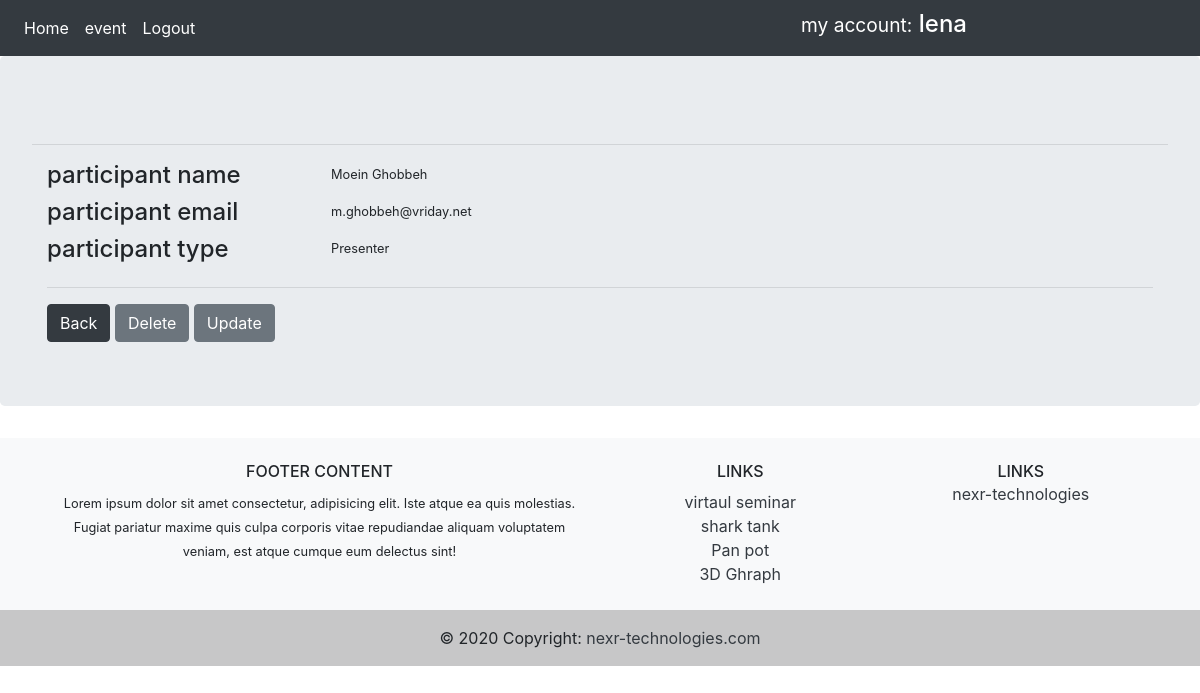
/participantDetail/1/1 (signed in), run on the app's committed database.
### app/models.py (models this page shows, shortened)
class User(db.Model, UserMixin):
    id = db.Column(db.Integer, primary_key=True)
    username = db.Column(db.String(30), unique=True, nullable=False)
    email = db.Column(db.String(60), unique=True, nullable=False)
    password = db.Column(db.String(60), nullable=False)
    events = db.relationship('Event', backref='eventowner', lazy=True)
    roles = db.relationship('Role', backref='roleuser', lazy=True)

class Participant(db.Model):
    id = db.Column(db.Integer, primary_key=True)
    name = db.Column(db.String(25), nullable=True)
    email = db.Column(db.String(50), nullable=False)
    event_id = db.Column(db.Integer, db.ForeignKey('event.id'), nullable=False)
    Participanttypes_id = db.Column(db.Integer, db.ForeignKey('participanttypes.id'), nullable=False)
    unique_id = db.Column(db.Integer, nullable=False)

class Participanttypes(db.Model):
    id = db.Column(db.Integer, primary_key=True)
    type = db.Column(db.String, nullable=False)
    parti = db.relationship(
        'Participant', backref='ParticipantTypes_id', lazy=True)

### app/routes.py (the view)
@app.route('/participantDetail/<int:participant_id>/<int:event_id>', methods=['GET', 'POST'])
@login_required
def participantDetail(participant_id, event_id):
    Access = checkAccess()
    print(Access)
    participant = Participant.query.filter_by(
        id=participant_id, event_id=event_id).first()
    return render_template('participantdetail.html', form=participant, participant_id=participant_id, event_id=event_id, Access=Access)

### app/models.py (called while the page is built)
@login_manager.user_loader
def load_user(user_id):
    return User.query.get(int(user_id))

### app/routes.py (called while the page is built)
def checkAccess():
    Access = False
    user = Role.query.filter_by(rolename_id=2, user_id=current_user.id).first()
    if user or current_user.is_authenticated or current_user.username == 'admin':
        Access = True
    return Access

### app/templates/participantdetail.html (shortened to what this page needs)
{% extends 'base.html' %}
{% block content %}
<div class="container">
    <div class="row">
        <div class="col-12">
        </div>
    </div>
</div>
<hr />
<form action="" method="POST">
    <div class="container">
        <div class="row">
            <div class="col-3">
                <h4> participant name </h4>
            </div>
            <div class="col-3">
                <small>{{ form.name }} </small>
            </div>
        </div>
        <div class="row">
            <div class="col-3">
                <h4> participant email </h4>
            </div>
            <div class="col-3">
                <small>{{ form.email }} </small>
            </div>
        </div>
        <div class="row">
            <div class="col-3">
                <h4> participant type </h4>
            </div>
            <div class="col-3">
                <small>{{ form.ParticipantTypes_id.type }} </small>
            </div>
        </div>
        <hr />
        {% if  Access %}
            <a href="{{ url_for('participant', event_id=event_id) }}" class="btn btn-dark">Back</a>
            <a href="{{ url_for('participant_delete', participant_id=form.id) }}" class="btn btn-secondary">Delete</a>
            <a href="{{ url_for('participant_update', participant_id=form.id, event_id=event_id) }}" class="btn btn-secondary">Update</a>
        {% endif %}
    </div>
</form>
{% endblock %}

### app/templates/include/navbar.html (shortened to what this page needs)
<nav class="navbar navbar-expand-lg navbar-dark bg-dark">
    <div class="navbar-nav">
        <a class="nav-item nav-link active" href="{{ url_for('home') }}">Home</a>
        {% if current_user.is_authenticated %}
        <a class="nav-item nav-link active" href="{{ url_for('event') }}">event</a>
        <a class="nav-item nav-link active" href="{{ url_for('logout') }}">Logout</a>
        {% else %}
        <a class="nav-item nav-link active" href="{{ url_for('login') }}">Login</a>
        {% endif %}
    </div>
    <div class="col-md-8 text-right">
        <h4 class="text-white bg-dark">  <small class="text-white bg-dark"> my account:</small> {{ current_user.username }}</h4>
    </div>
</nav>

### data on the page
User: username "lena"
Participant: name "Moein Ghobbeh", email "m.ghobbeh@vriday.net"
Participanttypes: ParticipantTypes_id.type "Presenter"
